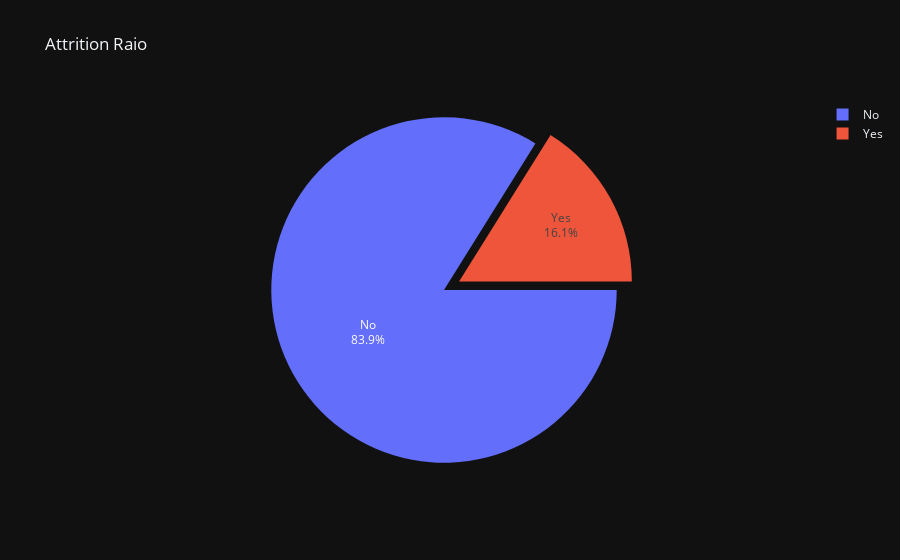

Notebook cell for this chart:
### Code cell
fig = px.pie(df, names = 'Attrition', title = 'Attrition Raio', template = 'plotly_dark') # using a template
fig.update_traces(rotation=90, pull = [0.1], textinfo = "percent+label") # to modify the properties of the chart traces 
fig.show()

### Figure 1 — Plotly figure (JSON) as saved in the notebook; plotly's stock layout.template omitted (floating-point values rounded to 4 significant figures; data arrays with more than 128 entries replaced by an {"elided": "..."} marker saying what was removed)
{"data": [{"domain": {"x": [0, 1], "y": [0, 1]}, "hovertemplate": "Attrition=%{label}<extra></extra>", "labels": {"elided": "1470 str values"}, "legendgroup": "", "name": "", "pull": [0.1], "rotation": 90, "showlegend": true, "textinfo": "percent+label", "type": "pie"}], "layout": {"legend": {"tracegroupgap": 0}, "title": {"text": "Attrition Raio"}}}
